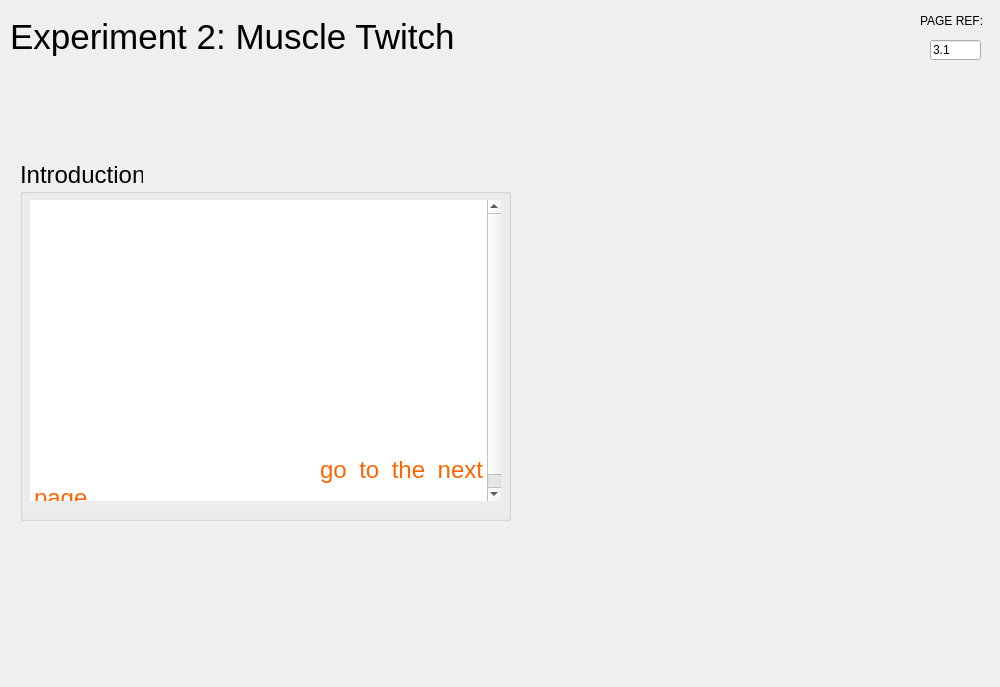
<?xml version="1.0" encoding="UTF-8"?>
<ui version="4.0">
 <class>MainWindow</class>
 <widget class="QMainWindow" name="MainWindow">
  <property name="geometry">
   <rect>
    <x>0</x>
    <y>0</y>
    <width>1000</width>
    <height>687</height>
   </rect>
  </property>
  <property name="windowTitle">
   <string>MainWindow</string>
  </property>
  <widget class="QWidget" name="centralwidget">
   <widget class="QLabel" name="label">
    <property name="geometry">
     <rect>
      <x>560</x>
      <y>170</y>
      <width>401</width>
      <height>381</height>
     </rect>
    </property>
    <property name="text">
     <string/>
    </property>
    <property name="pixmap">
     <pixmap>../img/IM2XP2.1.png</pixmap>
    </property>
    <property name="scaledContents">
     <bool>true</bool>
    </property>
   </widget>
   <widget class="QPushButton" name="pushButtonBack">
    <property name="geometry">
     <rect>
      <x>13</x>
      <y>703</y>
      <width>75</width>
      <height>23</height>
     </rect>
    </property>
    <property name="sizePolicy">
     <sizepolicy hsizetype="Maximum" vsizetype="Fixed">
      <horstretch>0</horstretch>
      <verstretch>0</verstretch>
     </sizepolicy>
    </property>
    <property name="text">
     <string>BACK</string>
    </property>
   </widget>
   <widget class="QPushButton" name="pushButtonNext">
    <property name="geometry">
     <rect>
      <x>94</x>
      <y>703</y>
      <width>75</width>
      <height>23</height>
     </rect>
    </property>
    <property name="sizePolicy">
     <sizepolicy hsizetype="Maximum" vsizetype="Fixed">
      <horstretch>0</horstretch>
      <verstretch>0</verstretch>
     </sizepolicy>
    </property>
    <property name="text">
     <string>NEXT</string>
    </property>
   </widget>
   <widget class="QPushButton" name="pushButtonMenu">
    <property name="enabled">
     <bool>true</bool>
    </property>
    <property name="geometry">
     <rect>
      <x>917</x>
      <y>703</y>
      <width>75</width>
      <height>23</height>
     </rect>
    </property>
    <property name="sizePolicy">
     <sizepolicy hsizetype="Maximum" vsizetype="Fixed">
      <horstretch>0</horstretch>
      <verstretch>0</verstretch>
     </sizepolicy>
    </property>
    <property name="minimumSize">
     <size>
      <width>50</width>
      <height>20</height>
     </size>
    </property>
    <property name="text">
     <string>MENU</string>
    </property>
   </widget>
   <widget class="QProgressBar" name="progressBar">
    <property name="geometry">
     <rect>
      <x>175</x>
      <y>704</y>
      <width>649</width>
      <height>21</height>
     </rect>
    </property>
    <property name="sizePolicy">
     <sizepolicy hsizetype="Minimum" vsizetype="Fixed">
      <horstretch>0</horstretch>
      <verstretch>0</verstretch>
     </sizepolicy>
    </property>
    <property name="value">
     <number>1</number>
    </property>
    <property name="textVisible">
     <bool>false</bool>
    </property>
   </widget>
   <widget class="QLabel" name="labelPage">
    <property name="geometry">
     <rect>
      <x>830</x>
      <y>700</y>
      <width>81</width>
      <height>20</height>
     </rect>
    </property>
    <property name="sizePolicy">
     <sizepolicy hsizetype="Maximum" vsizetype="Preferred">
      <horstretch>0</horstretch>
      <verstretch>0</verstretch>
     </sizepolicy>
    </property>
    <property name="font">
     <font>
      <pointsize>11</pointsize>
      <weight>75</weight>
      <bold>true</bold>
     </font>
    </property>
    <property name="styleSheet">
     <string notr="true">color: rgb(255, 255, 255);</string>
    </property>
    <property name="text">
     <string>PAGE 1 / 5</string>
    </property>
   </widget>
   <widget class="QLineEdit" name="lineEdit">
    <property name="geometry">
     <rect>
      <x>930</x>
      <y>40</y>
      <width>51</width>
      <height>20</height>
     </rect>
    </property>
    <property name="sizePolicy">
     <sizepolicy hsizetype="Ignored" vsizetype="Fixed">
      <horstretch>0</horstretch>
      <verstretch>0</verstretch>
     </sizepolicy>
    </property>
    <property name="text">
     <string>3.1</string>
    </property>
    <property name="readOnly">
     <bool>true</bool>
    </property>
   </widget>
   <widget class="QLabel" name="labelPageRef">
    <property name="geometry">
     <rect>
      <x>920</x>
      <y>10</y>
      <width>71</width>
      <height>21</height>
     </rect>
    </property>
    <property name="sizePolicy">
     <sizepolicy hsizetype="Maximum" vsizetype="Preferred">
      <horstretch>0</horstretch>
      <verstretch>0</verstretch>
     </sizepolicy>
    </property>
    <property name="text">
     <string>PAGE REF:</string>
    </property>
   </widget>
   <widget class="QLabel" name="labelCurrentWindow">
    <property name="geometry">
     <rect>
      <x>10</x>
      <y>0</y>
      <width>571</width>
      <height>74</height>
     </rect>
    </property>
    <property name="font">
     <font>
      <pointsize>26</pointsize>
     </font>
    </property>
    <property name="text">
     <string>Experiment 2: Muscle Twitch</string>
    </property>
   </widget>
   <widget class="QGroupBox" name="groupBox_2">
    <property name="geometry">
     <rect>
      <x>20</x>
      <y>160</y>
      <width>491</width>
      <height>361</height>
     </rect>
    </property>
    <property name="font">
     <font>
      <pointsize>18</pointsize>
     </font>
    </property>
    <property name="title">
     <string>Introduction</string>
    </property>
    <widget class="QTextEdit" name="textEdit">
     <property name="geometry">
      <rect>
       <x>10</x>
       <y>40</y>
       <width>471</width>
       <height>301</height>
      </rect>
     </property>
     <property name="font">
      <font>
       <pointsize>21</pointsize>
      </font>
     </property>
     <property name="frameShape">
      <enum>QFrame::NoFrame</enum>
     </property>
     <property name="html">
      <string>&lt;!DOCTYPE HTML PUBLIC &quot;-//W3C//DTD HTML 4.0//EN&quot; &quot;http://www.w3.org/TR/REC-html40/strict.dtd&quot;&gt;
&lt;html&gt;&lt;head&gt;&lt;meta name=&quot;qrichtext&quot; content=&quot;1&quot; /&gt;&lt;style type=&quot;text/css&quot;&gt;
p, li { white-space: pre-wrap; }
&lt;/style&gt;&lt;/head&gt;&lt;body style=&quot; font-family:'.AppleSystemUIFont'; font-size:21pt; font-weight:400; font-style:normal;&quot;&gt;
&lt;p align=&quot;justify&quot; style=&quot; margin-top:0px; margin-bottom:0px; margin-left:0px; margin-right:0px; -qt-block-indent:0; text-indent:0px;&quot;&gt;&lt;a name=&quot;docs-internal-guid-3ac8854a-7fff-d0f0-934c-beef06b10631&quot;&gt;&lt;/a&gt;&lt;span style=&quot; font-family:'Times New Roman'; font-size:18pt; color:#ffffff; background-color:transparent;&quot;&gt;I&lt;/span&gt;&lt;span style=&quot; font-family:'Times New Roman'; font-size:18pt; color:#ffffff; background-color:transparent;&quot;&gt;n this experiment you will stimulate the muscle with a single supramaximal shock, and observe both the contraction of the muscle, and the action potential in the muscle fibers. The action potential will be recorded with an extracellular electrode just touching the muscle, as shown in the diagram.&lt;/span&gt;&lt;/p&gt;
&lt;p align=&quot;justify&quot; style=&quot;-qt-paragraph-type:empty; margin-top:0px; margin-bottom:0px; margin-left:0px; margin-right:0px; -qt-block-indent:0; text-indent:0px; font-family:'Times New Roman'; font-size:18pt; color:#ffffff;&quot;&gt;&lt;br /&gt;&lt;/p&gt;
&lt;p align=&quot;justify&quot; style=&quot; margin-top:0px; margin-bottom:0px; margin-left:0px; margin-right:0px; -qt-block-indent:0; text-indent:0px;&quot;&gt;&lt;span style=&quot; font-family:'Times New Roman'; font-size:18pt; color:#ffffff; background-color:transparent;&quot;&gt;To begin the experiment &lt;/span&gt;&lt;span style=&quot; font-family:'Times New Roman'; font-size:18pt; color:#ff6400; background-color:transparent;&quot;&gt;go to the next page.&lt;/span&gt;&lt;/p&gt;&lt;/body&gt;&lt;/html&gt;</string>
     </property>
    </widget>
   </widget>
  </widget>
  <widget class="QMenuBar" name="menubar">
   <property name="geometry">
    <rect>
     <x>0</x>
     <y>0</y>
     <width>1000</width>
     <height>22</height>
    </rect>
   </property>
  </widget>
 </widget>
 <resources>
  <include location="../resources.qrc"/>
 </resources>
 <connections/>
</ui>
